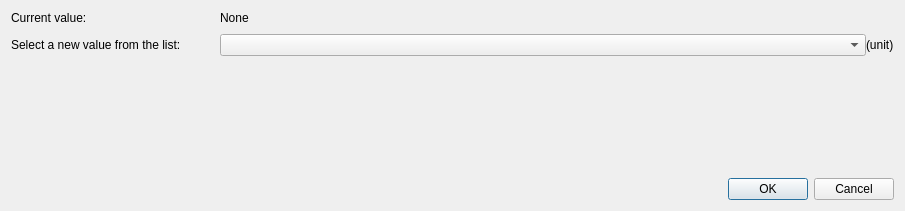
<?xml version="1.0" encoding="UTF-8"?>
<ui version="4.0">
 <class>ListSelect</class>
 <widget class="QWidget" name="ListSelect">
  <property name="geometry">
   <rect>
    <x>0</x>
    <y>0</y>
    <width>905</width>
    <height>211</height>
   </rect>
  </property>
  <property name="windowTitle">
   <string>Form</string>
  </property>
  <layout class="QVBoxLayout" name="verticalLayout">
   <property name="spacing">
    <number>9</number>
   </property>
   <item>
    <layout class="QGridLayout" name="gridLayout">
     <item row="0" column="0">
      <widget class="QLabel" name="staticLabel">
       <property name="sizePolicy">
        <sizepolicy hsizetype="Fixed" vsizetype="Preferred">
         <horstretch>0</horstretch>
         <verstretch>0</verstretch>
        </sizepolicy>
       </property>
       <property name="minimumSize">
        <size>
         <width>200</width>
         <height>0</height>
        </size>
       </property>
       <property name="text">
        <string>Current value:</string>
       </property>
      </widget>
     </item>
     <item row="0" column="1">
      <widget class="QLabel" name="valueLabel">
       <property name="sizePolicy">
        <sizepolicy hsizetype="Expanding" vsizetype="Preferred">
         <horstretch>0</horstretch>
         <verstretch>0</verstretch>
        </sizepolicy>
       </property>
       <property name="text">
        <string>None</string>
       </property>
      </widget>
     </item>
     <item row="1" column="0">
      <widget class="QLabel" name="questionLabel">
       <property name="sizePolicy">
        <sizepolicy hsizetype="Fixed" vsizetype="Preferred">
         <horstretch>0</horstretch>
         <verstretch>0</verstretch>
        </sizepolicy>
       </property>
       <property name="minimumSize">
        <size>
         <width>200</width>
         <height>0</height>
        </size>
       </property>
       <property name="text">
        <string>Select a new value from the list:</string>
       </property>
       <property name="scaledContents">
        <bool>false</bool>
       </property>
       <property name="alignment">
        <set>Qt::AlignmentFlag::AlignLeading|Qt::AlignmentFlag::AlignLeft|Qt::AlignmentFlag::AlignVCenter</set>
       </property>
       <property name="wordWrap">
        <bool>false</bool>
       </property>
      </widget>
     </item>
     <item row="1" column="1">
      <layout class="QHBoxLayout" name="horizontalLayout">
       <property name="spacing">
        <number>0</number>
       </property>
       <item>
        <widget class="QComboBox" name="comboBox">
         <property name="sizePolicy">
          <sizepolicy hsizetype="Expanding" vsizetype="Preferred">
           <horstretch>0</horstretch>
           <verstretch>0</verstretch>
          </sizepolicy>
         </property>
        </widget>
       </item>
       <item>
        <widget class="QLabel" name="unitsLabel">
         <property name="sizePolicy">
          <sizepolicy hsizetype="Preferred" vsizetype="Preferred">
           <horstretch>0</horstretch>
           <verstretch>0</verstretch>
          </sizepolicy>
         </property>
         <property name="text">
          <string>(unit)</string>
         </property>
         <property name="margin">
          <number>1</number>
         </property>
        </widget>
       </item>
      </layout>
     </item>
    </layout>
   </item>
   <item>
    <spacer name="verticalSpacer">
     <property name="orientation">
      <enum>Qt::Orientation::Vertical</enum>
     </property>
     <property name="sizeHint" stdset="0">
      <size>
       <width>20</width>
       <height>97</height>
      </size>
     </property>
    </spacer>
   </item>
   <item>
    <widget class="QDialogButtonBox" name="buttonBox">
     <property name="standardButtons">
      <set>QDialogButtonBox::StandardButton::Cancel|QDialogButtonBox::StandardButton::Ok</set>
     </property>
     <property name="centerButtons">
      <bool>false</bool>
     </property>
    </widget>
   </item>
  </layout>
 </widget>
 <resources/>
 <connections/>
</ui>
